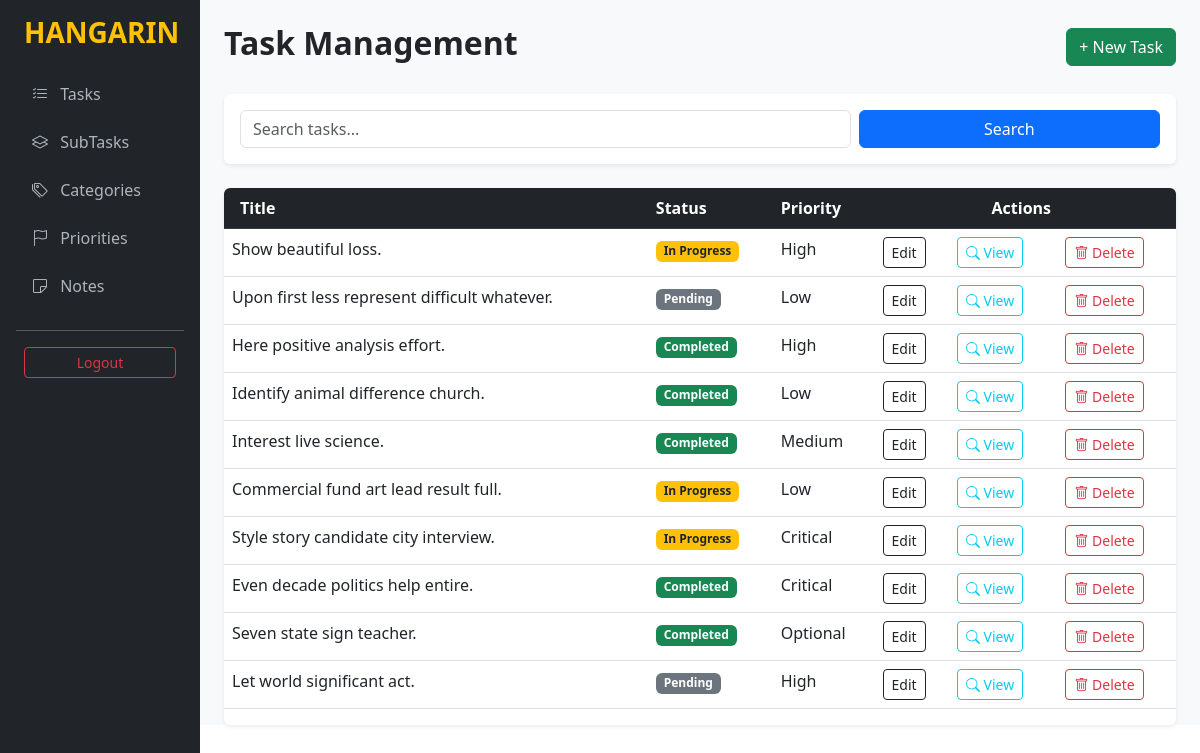
The app's page / (signed in) with its own data.
### tasks/models.py (models this page shows, shortened)
class BaseModel(models.Model):
    created_at = models.DateTimeField(auto_now_add=True)
    updated_at = models.DateTimeField(auto_now=True)
    class Meta:
        abstract = True

class Task(BaseModel):
    STATUS_CHOICES = [
        ("Pending", "Pending"),
        ("In Progress", "In Progress"),
        ("Completed", "Completed"),
    ]
    title = models.CharField(max_length=255)
    description = models.TextField()
    deadline = models.DateTimeField()
    status = models.CharField(max_length=50, choices=STATUS_CHOICES, default="Pending")
    category = models.ForeignKey(Category, on_delete=models.CASCADE)
    priority = models.ForeignKey(Priority, on_delete=models.CASCADE)

class Priority(BaseModel):
    name = models.CharField(max_length=50)
    class Meta:
        verbose_name_plural = "Priorities"

### tasks/views.py (the view)
# urls.py: path('', TaskListView.as_view(), name='task-list'),
class TaskListView(LoginRequiredMixin, ListView):
    model = Task
    template_name = 'task_list.html'
    context_object_name = 'tasks'
    login_url = 'login'
    def get_context_data(self, **kwargs):
        context = super().get_context_data(**kwargs)
        context['categories'] = Category.objects.all()
        context['priorities'] = Priority.objects.all()
        context['statuses'] = ['Pending', 'In Progress', 'Completed']
        return context
    def get_queryset(self):
        queryset = Task.objects.all()
        q = self.request.GET.get('q')
        if q:
            queryset = queryset.filter(Q(title__icontains=q) | Q(description__icontains=q))
        status = self.request.GET.get('status')
        priority = self.request.GET.get('priority')
        category = self.request.GET.get('category')
        if status: queryset = queryset.filter(status=status)
        if priority: queryset = queryset.filter(priority__id=priority)
        if category: queryset = queryset.filter(category__id=category)
        return queryset

### templates/task_list.html (shortened to what this page needs)
{% extends 'base.html' %}
{% block content %}
<div class="pt-4">
    <div class="d-flex justify-content-between align-items-center mb-4">
        <h2 class="fw-bold">Task Management</h2>
        <a href="{% url 'task-add' %}" class="btn btn-success">+ New Task</a>
    </div>
    <div class="bg-white p-3 rounded shadow-sm mb-4">
        <form method="get" class="row g-2">
            <div class="col-md-8">
                <input type="text" name="q" class="form-control" placeholder="Search tasks..." value="{{ request.GET.q }}">
            </div>
            <div class="col-md-4 d-grid">
                <button type="submit" class="btn btn-primary">Search</button>
            </div>
        </form>
    </div>
    <div class="table-responsive bg-white rounded shadow-sm">
        <table class="table table-hover mb-0, w-100">
            <thead class="table-dark">
                <tr>
                    <th class="ps-3">Title</th>
                    <th>Status</th>
                    <th>Priority</th>
                    <th colspan="3" class="text-center pe-3">Actions</th>
                </tr>
            </thead>
            <tbody>
                {% for task in tasks %}
                <tr>
                    <td>{{ task.title }}</td>
                    <td>
                        <span class="badge {% if task.status == 'Completed' %}bg-success{% elif task.status == 'In Progress' %}bg-warning text-dark{% else %}bg-secondary{% endif %}">
                            {{ task.status }}
                        </span>
                    </td>
                    <td>{{ task.priority.name }}</td>
                    <td><a href="{% url 'task-edit' task.pk %}" class="btn btn-sm btn-outline-dark">Edit</a></td>
                    <td><a href="{% url 'task-detail' task.pk %}" class="btn btn-sm btn-outline-info me-1" title="View Details">
                    <i class="bi bi-search"></i> View</a></td>
                    <td><a href="{% url 'task-delete' task.pk %}" class="btn btn-sm btn-outline-danger" title="Delete Task">
                    <i class="bi bi-trash"></i> Delete</a></td>
                </tr>
                {% endfor %}
            </tbody>
        </table>
    </div>
</div>
{% endblock %}

### templates/base.html (shortened to what this page needs)
{% load static %}
{% load pwa %}
<!DOCTYPE html>
<html lang="en">
<head>
    <link href="https://cdn.jsdelivr.net/npm/bootstrap@5.3.0/dist/css/bootstrap.min.css" rel="stylesheet">
    <link rel="stylesheet" href="https://cdn.jsdelivr.net/npm/bootstrap-icons@1.11.0/font/bootstrap-icons.css">
</head>
<body>
<div class="container-fluid">
    <div class="row">
        <nav class="col-md-2 d-none d-md-block sidebar p-3 position-fixed">
            <h3 class="text-warning fw-bold mb-4 px-2">HANGARIN</h3>
            <ul class="nav flex-column mt-3">
                <li class="nav-item"><a class="nav-link rounded mb-2" href="{% url 'task-list' %}"><i class="bi bi-list-check me-2"></i> Tasks</a></li>
                <li class="nav-item"><a class="nav-link rounded mb-2" href="{% url 'subtask-list' %}"><i class="bi bi-layers me-2"></i> SubTasks</a></li>
                <li class="nav-item"><a class="nav-link rounded mb-2" href="{% url 'category-list' %}"><i class="bi bi-tags me-2"></i> Categories</a></li>
                <li class="nav-item"><a class="nav-link rounded mb-2" href="{% url 'priority-list' %}"><i class="bi bi-flag me-2"></i> Priorities</a></li>
                <li class="nav-item"><a class="nav-link rounded mb-2" href="{% url 'note-list' %}"><i class="bi bi-sticky me-2"></i> Notes</a></li>
            </ul>
            <hr>
            <form action="{% url 'logout' %}" method="post" class="px-2">
                <button type="submit" class="btn btn-sm btn-outline-danger w-100">Logout</button>
            </form>
        </nav>
        <main class="col-md-10 ms-sm-auto px-md-4 main-content">
            {% block content %}
            {% endblock %}
        </main>
    </div>
</div>
</body>
</html>

### templates/base.html (style rules this page uses)
.sidebar { min-height: 100vh; background: #212529; color: white; }
.nav-link { color: #adb5bd; }
.main-content { background: #f8f9fa; }

### records on screen
Task: title "Show beautiful loss.", status "In Progress", priority.name "High"
Task: title "Upon first less represent difficult whatever.", status "Pending", priority.name "Low"
Task: title "Here positive analysis effort.", status "Completed", priority.name "High"
Task: title "Identify animal difference church.", status "Completed", priority.name "Low"
Task: title "Interest live science.", status "Completed", priority.name "Medium"
Task: title "Commercial fund art lead result full.", status "In Progress", priority.name "Low"
Task: title "Style story candidate city interview.", status "In Progress", priority.name "Critical"
Task: title "Even decade politics help entire.", status "Completed", priority.name "Critical"
Task: title "Seven state sign teacher.", status "Completed", priority.name "Optional"
Task: title "Let world significant act.", status "Pending", priority.name "High"
